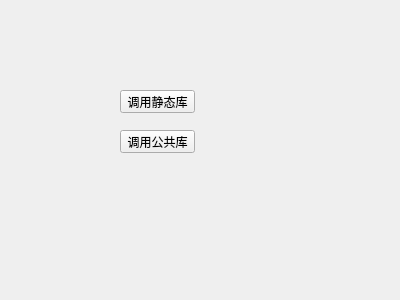
<?xml version="1.0" encoding="UTF-8"?>
<ui version="4.0">
 <class>Widget</class>
 <widget class="QWidget" name="Widget">
  <property name="geometry">
   <rect>
    <x>0</x>
    <y>0</y>
    <width>400</width>
    <height>300</height>
   </rect>
  </property>
  <property name="windowTitle">
   <string>Widget</string>
  </property>
  <widget class="QPushButton" name="pushButton_JingTaiKu">
   <property name="geometry">
    <rect>
     <x>120</x>
     <y>90</y>
     <width>75</width>
     <height>23</height>
    </rect>
   </property>
   <property name="text">
    <string>调用静态库</string>
   </property>
  </widget>
  <widget class="QPushButton" name="pushButton_GongGongKu">
   <property name="geometry">
    <rect>
     <x>120</x>
     <y>130</y>
     <width>75</width>
     <height>23</height>
    </rect>
   </property>
   <property name="text">
    <string>调用公共库</string>
   </property>
  </widget>
 </widget>
 <layoutdefault spacing="6" margin="11"/>
 <resources/>
 <connections/>
</ui>
